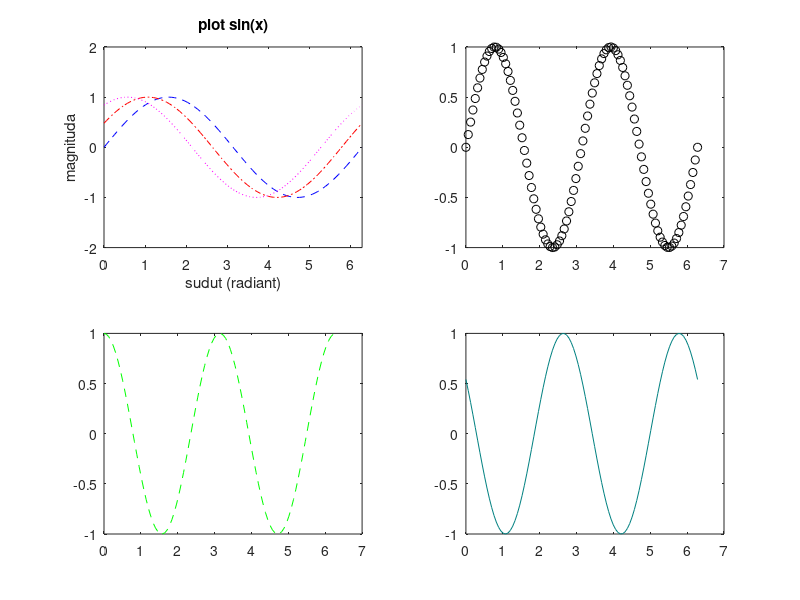

Recreate this plot in MATLAB.
clear
clc

x = linspace(0,2*pi,100);
y1 = sin(x);
y2 = sin(x + 0.5);
y3 = sin(x + 1);
y4 = sin(2*x);
y5 = cos(2*x);
y6 = cos(2*x + 1);

% plot
figure(1)
subplot(2,2,1)
plot(x,y1,'b--',x,y2,'r-.',x,y3,'m:');
axis([0 2*pi -2 2]);
title('plot sin(x)');
xlabel('sudut (radiant)');
ylabel('magnituda');

subplot(2,2,2)
plot(x,y4,'ko')
subplot(2,2,3)
plot(x,y5,'g--')
subplot(2,2,4)
plot(x,y6,'Color',[0 0.5 0.5])